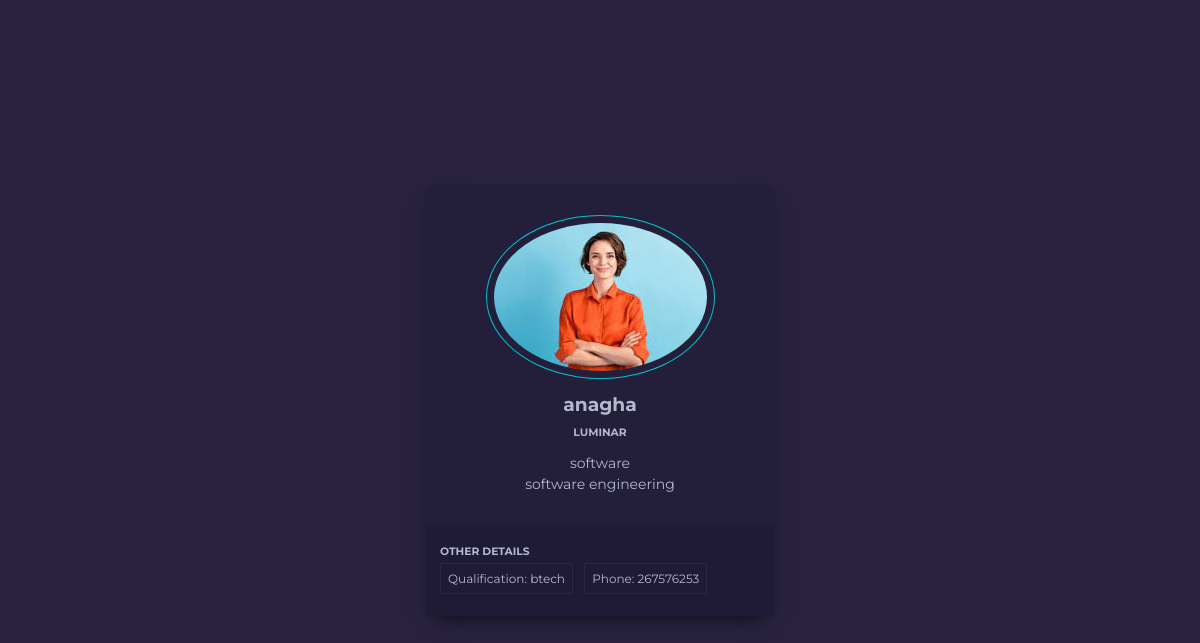
Screenshot of /empapp/employe/9/ with the database file from the repository.
### empapp/models.py (models this page shows)
class company(models.Model):
    cmpname=models.CharField(max_length=200,unique=True)
    empname=models.CharField(max_length=200)
    empQuali=models.CharField(max_length=200)
    empDept=models.CharField(max_length=200)
    empDsg=models.CharField(max_length=200)
    empImg=models.ImageField(upload_to='images',default="images/default.jpg",blank=True)
    empJdate=models.DateTimeField()
    empSalary=models.IntegerField()
    empPhone=models.IntegerField()

### empapp/views.py (the view)
# urls.py: path("employe/<int:pk>/",views.EmployeDetailView.as_view(),name='employe-detail'),
class EmployeDetailView(View):
    def get(self,request,*args,**kwargs):
        print(kwargs)
        id=kwargs.get("pk")
        qs=company.objects.get(id=id)
        return render(request,"employe_detail.html",{'data':qs})

### empapp/Templates/employe_detail.html (shortened to what this page needs)
<!DOCTYPE html>
<html lang="en">
<head>
</head>
<body>
    <div class="card-container">
        <img class="round" src="{{data.empImg.url}}" alt="user" />
        <h3>{{data.empname}}</h3>
        <h6>{{data.cmpname}}</h6>
        <p>{{data.empDept}} <br/> {{data.empDsg}}</p>
        <div class="skills">
            <h6>Other details</h6>
            <ul>
                <li>Qualification: {{data.empQuali}}</li>
                <li>Phone: {{data.empPhone}}</li>
            </ul>
        </div>
    </div>
</body>
</html>

### empapp/Templates/employe_detail.html (style rules this page uses)
* { box-sizing: border-box; }
body { background-color: #28223F; font-family: Montserrat, sans-serif; display: flex; align-items: center; justify-content: center; flex-direction: column; min-height: 100vh; margin: 0; }
h3 { margin: 10px 0; }
h6 { margin: 5px 0; text-transform: uppercase; }
p { font-size: 14px; line-height: 21px; }
.card-container { background-color: #231E39; border-radius: 5px; box-shadow: 0px 10px 20px -10px rgba(0,0,0,0.75); color: #B3B8CD; padding-top: 30px; position: relative; width: 350px; max-width: 100%; text-align: center; }
.card-container .round { border: 1px solid #03BFCB; border-radius: 50%; padding: 7px; }
.skills { background-color: #1F1A36; text-align: left; padding: 15px; margin-top: 30px; }
.skills ul { list-style-type: none; margin: 0; padding: 0; }
.skills ul li { border: 1px solid #2D2747; border-radius: 2px; display: inline-block; font-size: 12px; margin: 0 7px 7px 0; padding: 7px; }

### rows the page displays
company: empImg (placeholder picture), empname "anagha", cmpname "LUMINAR", empDept "software", empDsg "software engineering", empQuali "btech", empPhone "267576253"
